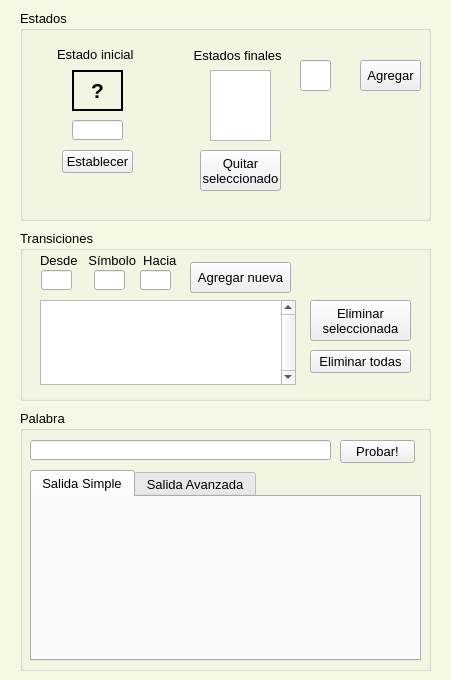
<?xml version="1.0" encoding="UTF-8"?>
<ui version="4.0">
 <class>MainWindow</class>
 <widget class="QMainWindow" name="MainWindow">
  <property name="geometry">
   <rect>
    <x>0</x>
    <y>0</y>
    <width>451</width>
    <height>680</height>
   </rect>
  </property>
  <property name="font">
   <font>
    <pointsize>12</pointsize>
   </font>
  </property>
  <property name="windowTitle">
   <string>AFD Word Checker 1.0</string>
  </property>
  <widget class="QWidget" name="centralWidget">
   <widget class="QLabel" name="fondo_blanco">
    <property name="geometry">
     <rect>
      <x>-10</x>
      <y>-10</y>
      <width>481</width>
      <height>741</height>
     </rect>
    </property>
    <property name="font">
     <font>
      <pointsize>8</pointsize>
     </font>
    </property>
    <property name="styleSheet">
     <string notr="true">background-color:#F7F7E6;</string>
    </property>
    <property name="text">
     <string/>
    </property>
    <property name="textInteractionFlags">
     <set>Qt::TextSelectableByMouse</set>
    </property>
   </widget>
   <widget class="QGroupBox" name="groupTransiciones">
    <property name="geometry">
     <rect>
      <x>20</x>
      <y>230</y>
      <width>411</width>
      <height>171</height>
     </rect>
    </property>
    <property name="font">
     <font>
      <pointsize>10</pointsize>
     </font>
    </property>
    <property name="title">
     <string>Transiciones</string>
    </property>
    <widget class="QTableWidget" name="tabla_transiciones">
     <property name="geometry">
      <rect>
       <x>20</x>
       <y>70</y>
       <width>256</width>
       <height>85</height>
      </rect>
     </property>
     <property name="font">
      <font>
       <pointsize>8</pointsize>
      </font>
     </property>
     <property name="verticalScrollBarPolicy">
      <enum>Qt::ScrollBarAlwaysOn</enum>
     </property>
     <property name="horizontalScrollBarPolicy">
      <enum>Qt::ScrollBarAlwaysOff</enum>
     </property>
     <property name="editTriggers">
      <set>QAbstractItemView::NoEditTriggers</set>
     </property>
     <property name="selectionMode">
      <enum>QAbstractItemView::SingleSelection</enum>
     </property>
     <property name="selectionBehavior">
      <enum>QAbstractItemView::SelectRows</enum>
     </property>
     <attribute name="horizontalHeaderDefaultSectionSize">
      <number>74</number>
     </attribute>
     <attribute name="verticalHeaderVisible">
      <bool>true</bool>
     </attribute>
     <attribute name="verticalHeaderDefaultSectionSize">
      <number>20</number>
     </attribute>
    </widget>
    <widget class="QLineEdit" name="in_origen">
     <property name="geometry">
      <rect>
       <x>21</x>
       <y>40</y>
       <width>31</width>
       <height>20</height>
      </rect>
     </property>
    </widget>
    <widget class="QPushButton" name="boton_agregar">
     <property name="geometry">
      <rect>
       <x>170</x>
       <y>32</y>
       <width>101</width>
       <height>31</height>
      </rect>
     </property>
     <property name="text">
      <string>Agregar nueva</string>
     </property>
    </widget>
    <widget class="QLineEdit" name="in_destino">
     <property name="geometry">
      <rect>
       <x>120</x>
       <y>40</y>
       <width>31</width>
       <height>20</height>
      </rect>
     </property>
    </widget>
    <widget class="QLineEdit" name="in_simbolo">
     <property name="geometry">
      <rect>
       <x>74</x>
       <y>40</y>
       <width>31</width>
       <height>20</height>
      </rect>
     </property>
     <property name="maxLength">
      <number>1</number>
     </property>
    </widget>
    <widget class="QLabel" name="label">
     <property name="geometry">
      <rect>
       <x>20</x>
       <y>20</y>
       <width>141</width>
       <height>21</height>
      </rect>
     </property>
     <property name="text">
      <string>Desde   Símbolo  Hacia</string>
     </property>
    </widget>
    <widget class="QPushButton" name="boton_eliminar_select">
     <property name="geometry">
      <rect>
       <x>290</x>
       <y>70</y>
       <width>101</width>
       <height>41</height>
      </rect>
     </property>
     <property name="text">
      <string>Eliminar
seleccionada</string>
     </property>
    </widget>
    <widget class="QPushButton" name="bton_eliminar_todas">
     <property name="geometry">
      <rect>
       <x>290</x>
       <y>120</y>
       <width>101</width>
       <height>23</height>
      </rect>
     </property>
     <property name="text">
      <string>Eliminar todas</string>
     </property>
    </widget>
   </widget>
   <widget class="QGroupBox" name="group_estados">
    <property name="geometry">
     <rect>
      <x>20</x>
      <y>10</y>
      <width>411</width>
      <height>211</height>
     </rect>
    </property>
    <property name="font">
     <font>
      <pointsize>10</pointsize>
      <weight>50</weight>
      <bold>false</bold>
     </font>
    </property>
    <property name="title">
     <string>Estados</string>
    </property>
    <widget class="QLineEdit" name="inEstadoInicial">
     <property name="geometry">
      <rect>
       <x>52</x>
       <y>110</y>
       <width>51</width>
       <height>20</height>
      </rect>
     </property>
    </widget>
    <widget class="QLineEdit" name="inEstadoFinal">
     <property name="geometry">
      <rect>
       <x>280</x>
       <y>50</y>
       <width>31</width>
       <height>31</height>
      </rect>
     </property>
    </widget>
    <widget class="QLabel" name="label_2">
     <property name="geometry">
      <rect>
       <x>37</x>
       <y>34</y>
       <width>81</width>
       <height>21</height>
      </rect>
     </property>
     <property name="text">
      <string>Estado inicial</string>
     </property>
    </widget>
    <widget class="QPushButton" name="botonSetEstadoInicial">
     <property name="geometry">
      <rect>
       <x>42</x>
       <y>140</y>
       <width>71</width>
       <height>23</height>
      </rect>
     </property>
     <property name="text">
      <string>Establecer</string>
     </property>
    </widget>
    <widget class="QPushButton" name="botonAgregarTransiciones">
     <property name="geometry">
      <rect>
       <x>340</x>
       <y>50</y>
       <width>61</width>
       <height>31</height>
      </rect>
     </property>
     <property name="font">
      <font>
       <pointsize>10</pointsize>
      </font>
     </property>
     <property name="text">
      <string>Agregar</string>
     </property>
    </widget>
    <widget class="QLabel" name="label_4">
     <property name="geometry">
      <rect>
       <x>170</x>
       <y>35</y>
       <width>101</width>
       <height>20</height>
      </rect>
     </property>
     <property name="text">
      <string> Estados finales</string>
     </property>
    </widget>
    <widget class="QPushButton" name="botonQuitarEstadoFinal">
     <property name="geometry">
      <rect>
       <x>180</x>
       <y>140</y>
       <width>81</width>
       <height>41</height>
      </rect>
     </property>
     <property name="text">
      <string>Quitar
seleccionado</string>
     </property>
    </widget>
    <widget class="QLabel" name="labelEstadoInicial">
     <property name="geometry">
      <rect>
       <x>52</x>
       <y>60</y>
       <width>51</width>
       <height>41</height>
      </rect>
     </property>
     <property name="font">
      <font>
       <pointsize>16</pointsize>
       <weight>75</weight>
       <bold>true</bold>
      </font>
     </property>
     <property name="styleSheet">
      <string notr="true">border-style:solid;
border-color:black;
border-width:2px;</string>
     </property>
     <property name="text">
      <string>?</string>
     </property>
     <property name="alignment">
      <set>Qt::AlignCenter</set>
     </property>
    </widget>
    <widget class="QListWidget" name="listaEstadosFinales">
     <property name="geometry">
      <rect>
       <x>190</x>
       <y>60</y>
       <width>61</width>
       <height>71</height>
      </rect>
     </property>
     <property name="editTriggers">
      <set>QAbstractItemView::NoEditTriggers</set>
     </property>
    </widget>
   </widget>
   <widget class="QGroupBox" name="groupPalabra">
    <property name="geometry">
     <rect>
      <x>20</x>
      <y>410</y>
      <width>411</width>
      <height>261</height>
     </rect>
    </property>
    <property name="font">
     <font>
      <pointsize>10</pointsize>
     </font>
    </property>
    <property name="title">
     <string>Palabra</string>
    </property>
    <widget class="QLineEdit" name="inPalabra">
     <property name="geometry">
      <rect>
       <x>10</x>
       <y>30</y>
       <width>301</width>
       <height>20</height>
      </rect>
     </property>
    </widget>
    <widget class="QPushButton" name="botonProbarPalabra">
     <property name="geometry">
      <rect>
       <x>320</x>
       <y>30</y>
       <width>75</width>
       <height>23</height>
      </rect>
     </property>
     <property name="text">
      <string>Probar!</string>
     </property>
    </widget>
    <widget class="QTabWidget" name="tabWidget">
     <property name="geometry">
      <rect>
       <x>10</x>
       <y>60</y>
       <width>391</width>
       <height>191</height>
      </rect>
     </property>
     <property name="currentIndex">
      <number>0</number>
     </property>
     <widget class="QWidget" name="tab">
      <attribute name="title">
       <string>Salida Simple</string>
      </attribute>
      <widget class="QLabel" name="salida2">
       <property name="geometry">
        <rect>
         <x>20</x>
         <y>10</y>
         <width>351</width>
         <height>131</height>
        </rect>
       </property>
       <property name="font">
        <font>
         <pointsize>30</pointsize>
        </font>
       </property>
       <property name="text">
        <string/>
       </property>
       <property name="alignment">
        <set>Qt::AlignCenter</set>
       </property>
      </widget>
     </widget>
     <widget class="QWidget" name="tab_2">
      <attribute name="title">
       <string>Salida Avanzada</string>
      </attribute>
      <widget class="QTextEdit" name="salida">
       <property name="enabled">
        <bool>true</bool>
       </property>
       <property name="geometry">
        <rect>
         <x>0</x>
         <y>0</y>
         <width>391</width>
         <height>161</height>
        </rect>
       </property>
       <property name="font">
        <font>
         <pointsize>10</pointsize>
         <weight>50</weight>
         <bold>false</bold>
        </font>
       </property>
       <property name="styleSheet">
        <string notr="true">background:black;
color:#00ff00;</string>
       </property>
       <property name="undoRedoEnabled">
        <bool>false</bool>
       </property>
       <property name="readOnly">
        <bool>true</bool>
       </property>
       <property name="html">
        <string>&lt;!DOCTYPE HTML PUBLIC &quot;-//W3C//DTD HTML 4.0//EN&quot; &quot;http://www.w3.org/TR/REC-html40/strict.dtd&quot;&gt;
&lt;html&gt;&lt;head&gt;&lt;meta name=&quot;qrichtext&quot; content=&quot;1&quot; /&gt;&lt;style type=&quot;text/css&quot;&gt;
p, li { white-space: pre-wrap; }
&lt;/style&gt;&lt;/head&gt;&lt;body style=&quot; font-family:'MS Shell Dlg 2'; font-size:10pt; font-weight:400; font-style:normal;&quot;&gt;
&lt;p style=&quot;-qt-paragraph-type:empty; margin-top:0px; margin-bottom:0px; margin-left:0px; margin-right:0px; -qt-block-indent:0; text-indent:0px; font-size:12pt;&quot;&gt;&lt;br /&gt;&lt;/p&gt;&lt;/body&gt;&lt;/html&gt;</string>
       </property>
      </widget>
     </widget>
    </widget>
   </widget>
  </widget>
 </widget>
 <layoutdefault spacing="6" margin="11"/>
 <resources/>
 <connections/>
</ui>
